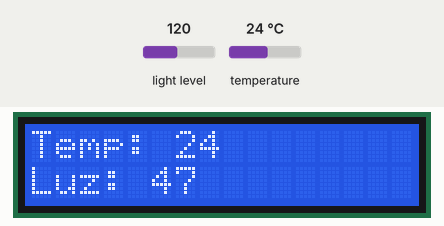
The program below on a simulated BBC micro:bit (MakeCode). On the bench: 16×2 character LCD. The inputs (shaded band) are chosen by the test bench; at power-on: light level 120, temperature 24 °C.

Above: at 1.2 s.
1.3 s: light level set to 5
At 3.0 s:
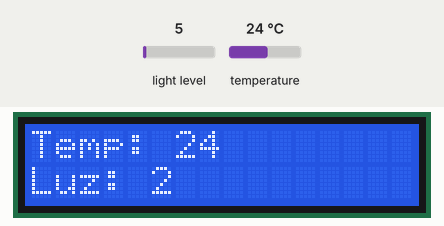
4.1 s: temperature set to 12 °C
At 5.5 s:
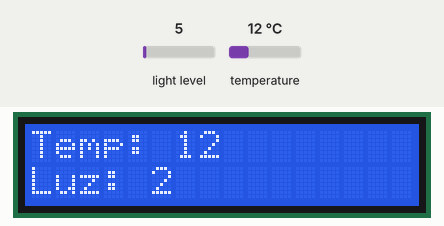
6.9 s: light level set to 64
At 9.3 s:
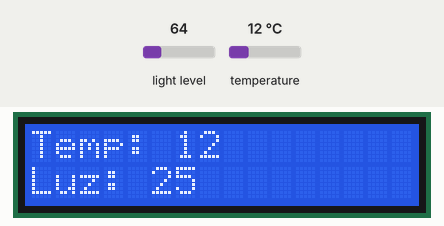
9.7 s: temperature set to 19 °C
At 10.6 s:
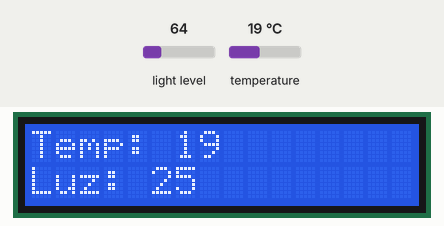
Timing chart, 0 to 12.7 s (numbered marks = the images above; inputs shaded):
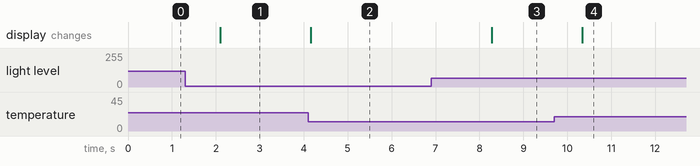

Measured:
- after the input at 1.3 s, the display: changes after 0.80 s (image 1)
- after the input at 4.1 s, the display: changes after 0.06 s (image 2)
- after the input at 6.9 s, the display: changes after 1.4 s (image 3)
- after the input at 9.7 s, the display: changes after 0.63 s (image 4)

The program:

main.ts
```typescript
makerbit.connectLcd(39)
basic.forever(function () {
    makerbit.showStringOnLcd1602("Temp: " + input.temperature(), makerbit.position1602(LcdPosition1602.Pos1), 16)
    makerbit.showStringOnLcd1602("Luz: " + Math.round(pins.map(
    input.lightLevel(),
    0,
    255,
    0,
    100
    )), makerbit.position1602(LcdPosition1602.Pos17), 16)
    basic.pause(2000)
})
```

test.ts
```typescript
// aquí va el archivo "tests"; esto no se compilará cuando este paquete se utilice como una extensión.
```
